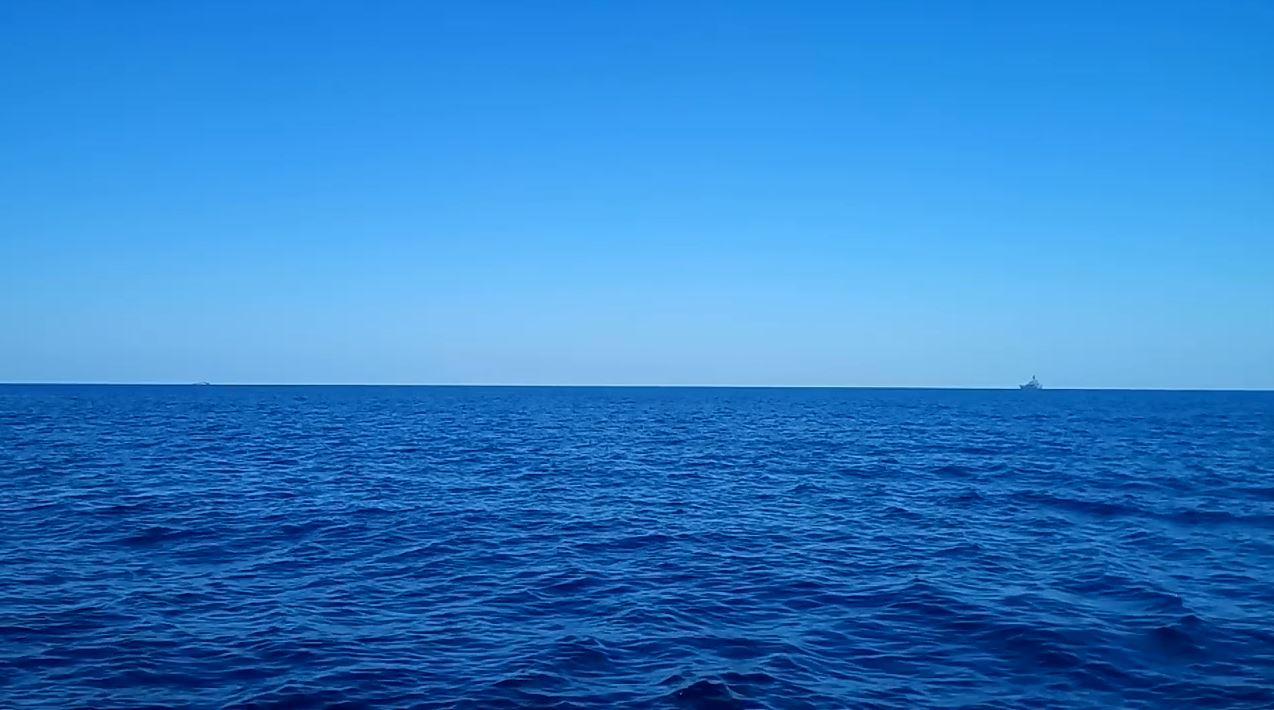
%> input picture 2-sem/Robot-control-algoritsms-based-on-technical-vision/pz1/cadr_12.jpg, 1274 x 710 px
$ octave --eval "horizon_hough('cadr_12.jpg');"   (GNU Octave 9; MATLAB toolbox functions it lacks are replaced by stand-ins)
%> lines starting %> are read from the running program, lines starting %| are printed output that depends on the picture; in (x1, y1, x2, y2) boxes, pixels count from 0 and x2, y2 are one past the last pixel; in counts of white or black regions, pixels touching at a corner belong together; the program's own positions count from 1
function horizon_hough(input_image_path)
%> called with input_image_path = 'cadr_12.jpg'
    %% Загрузка и подготовка изображения
    img = imread(input_image_path);
%> img is the input picture: size 710x1274x3 uint8; mean R, G, B 49.6, 127.5, 200.4
    gray_img = rgb2gray(img);
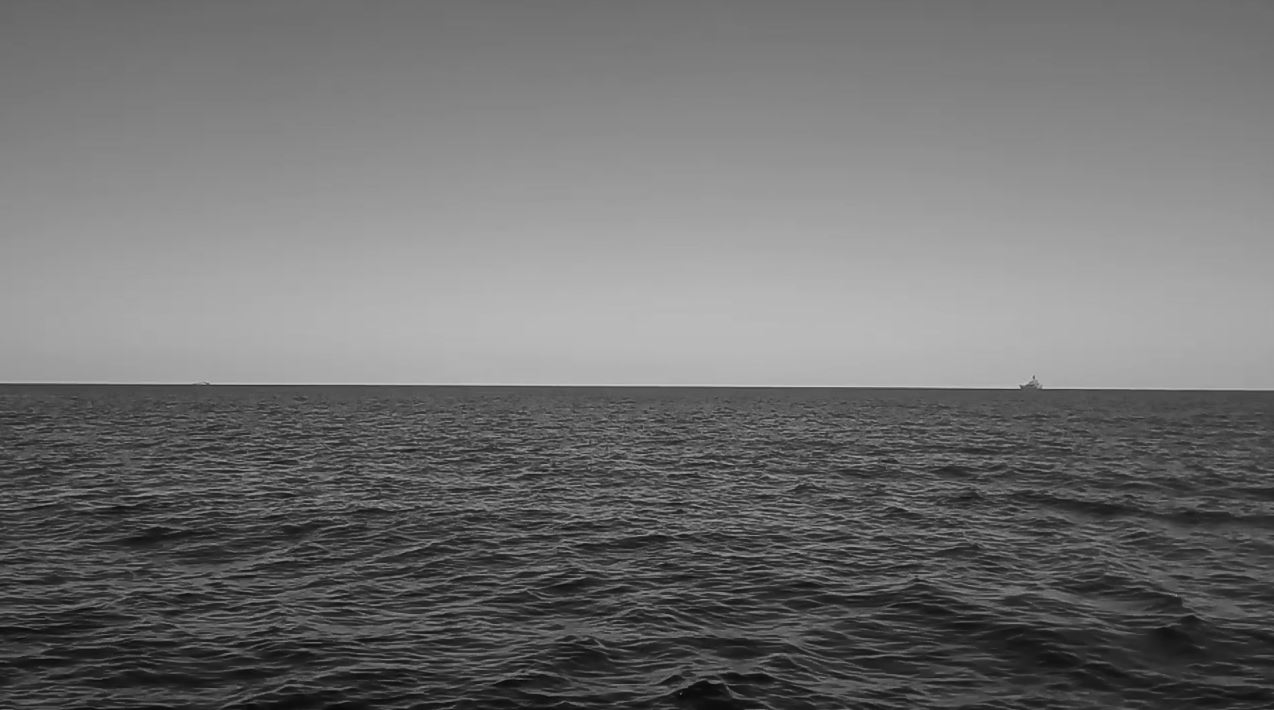
%> gray_img: size 710x1274 uint8; min 6, max 202, mean 112.5

    %% 1. Детектор границ Канни
    sigma = 7;  % сила размытия (можно регулировать)
    gray_img_blurred = imgaussfilt(gray_img, sigma);
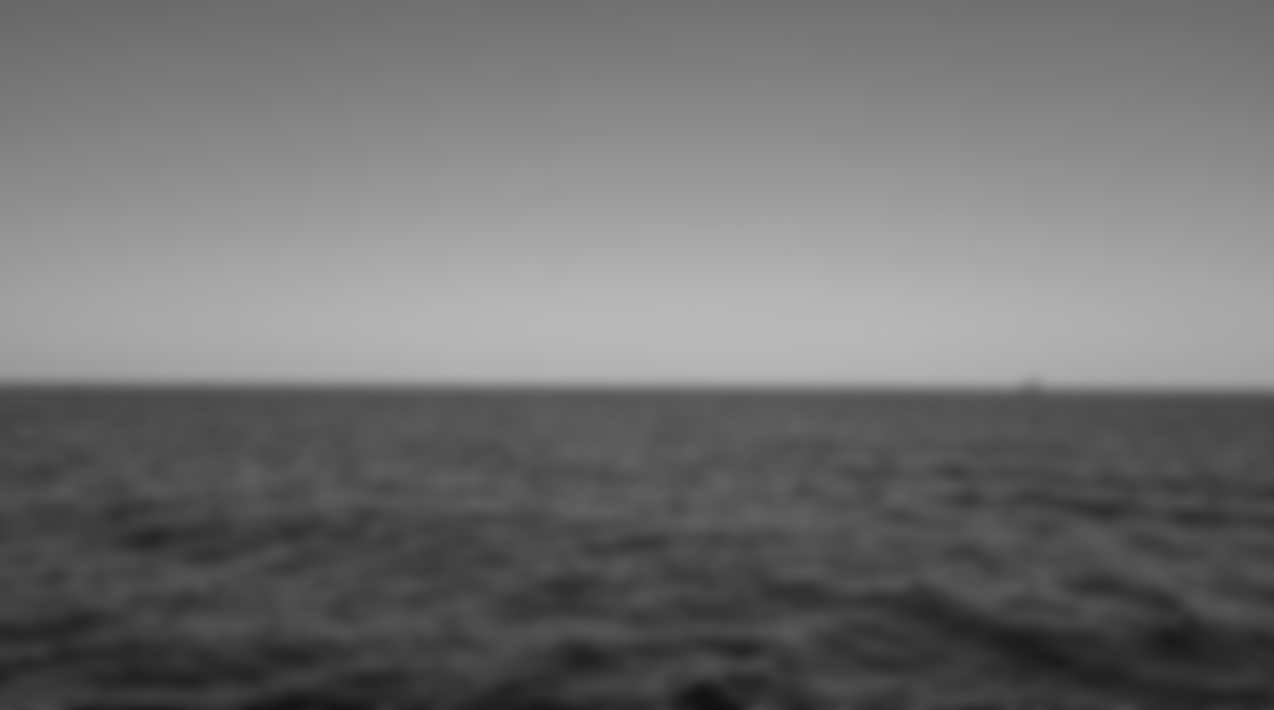
%> gray_img_blurred: size 710x1274 uint8; min 16, max 185, mean 112.5
    bw = edge(gray_img_blurred, 'canny');
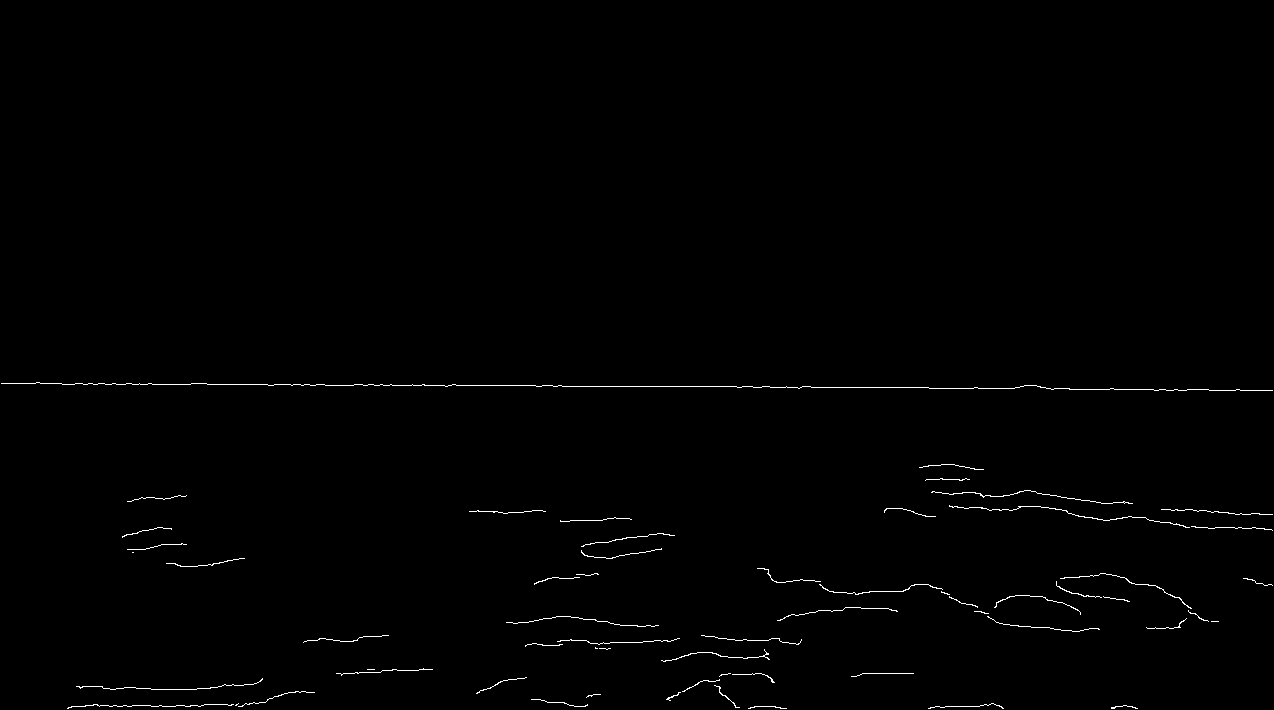
%> bw: size 710x1274 logical; 0.62% white in thin lines or dots, all inside (x1, y1, x2, y2) = (1, 382, 1273, 709)

    %% 2. Преобразование Хафа с ограничением углов
    % Допустимый диапазон: [-90, 89]
    % В методичке: [-90:-60] ∪ [60:90], но 90 заменяем на 89
    theta_range = [-90:1:-80, 80:1:89];

    [H, theta, rho] = hough(bw, 'Theta', theta_range);
%> theta = 21 values from -90 to 89; rho = 2917 values from -1458 to 1458

    %% 3. Поиск пиков
    peaks = houghpeaks(H, 10, 'Threshold', 0.3 * max(H(:)));
%> peaks = [1073 1; 753 1; 2162 17; 2122 20; 819 1; 928 9; 1034 5; 1135 10; 786 1; 2170 20]

    %% 4. Извлечение линий
    % FillGap: 2.5% от ширины изображения
    fill_gap_value = round(0.015 * size(img, 2));
%> fill_gap_value = 19
    % MinLength: 20% от высоты изображения (эмпирически)
    min_length_value = round(0.2 * size(img, 1));
%> min_length_value = 142

    lines = houghlines(bw, theta, rho, peaks, ...
                       'FillGap', fill_gap_value, ...
                       'MinLength', min_length_value);
%> lines = 1 line; point1 to point2 (x, y): (537, 387) to (811, 387)

    %% 5. Поиск самой длинной линии
    if isempty(lines)
        error('Горизонт не найден. Попробуйте изменить параметры Canny или углы.');
    end

    max_len = 0;
    best_line = lines(1);
%> best_line has the same summary as lines

    for k = 1:length(lines)
        len = norm(lines(k).point1 - lines(k).point2);
        if len > max_len
            max_len = len;
            best_line = lines(k);
        end
    end
%> this loop made 1 pass
%> (len, max_len, best_line) on pass 1: (274, 274, 1 line; point1 to point2 (x, y): (537, 387) to (811, 387))

%% 5. Поиск самой длинной линии
if isempty(lines)
    error('Горизонт не найден. Попробуйте изменить параметры Canny или углы.');
end

max_len = 0;
best_line = lines(1);
best_line_idx = 0;

for k = 1:length(lines)
    len = norm(lines(k).point1 - lines(k).point2);
    if len > max_len
        max_len = len;
        best_line = lines(k);
        best_line_idx = k;
    end
end
%> this loop made 1 pass
%> (len, max_len, best_line, best_line_idx) on pass 1: (274, 274, 1 line; point1 to point2 (x, y): (537, 387) to (811, 387), 1)

%% 6. Отображение результата
figure('Name', 'Обнаружение горизонта (Хаф)', 'NumberTitle', 'off');
imshow(img); hold on;

% Жёлтая линия горизонта
xy = [best_line.point1; best_line.point2];
%> xy = [537 387; 811 387]

% Растягиваем координаты x, чтобы неполная линия стала полной
xy(:,1) = [0,size(img, 2)]

plot(xy(:,1), xy(:,2), 'y-', 'LineWidth', 3);

title('Линия горизонта (преобразование Хафа)', 'FontSize', 12);

for i = 1:length(lines)
    xy1 = [lines(i).point1; lines(i).point2];
    plot(xy1(:,1), xy1(:,2), 'r-', 'LineWidth', 3);
end
%> this loop made 1 pass
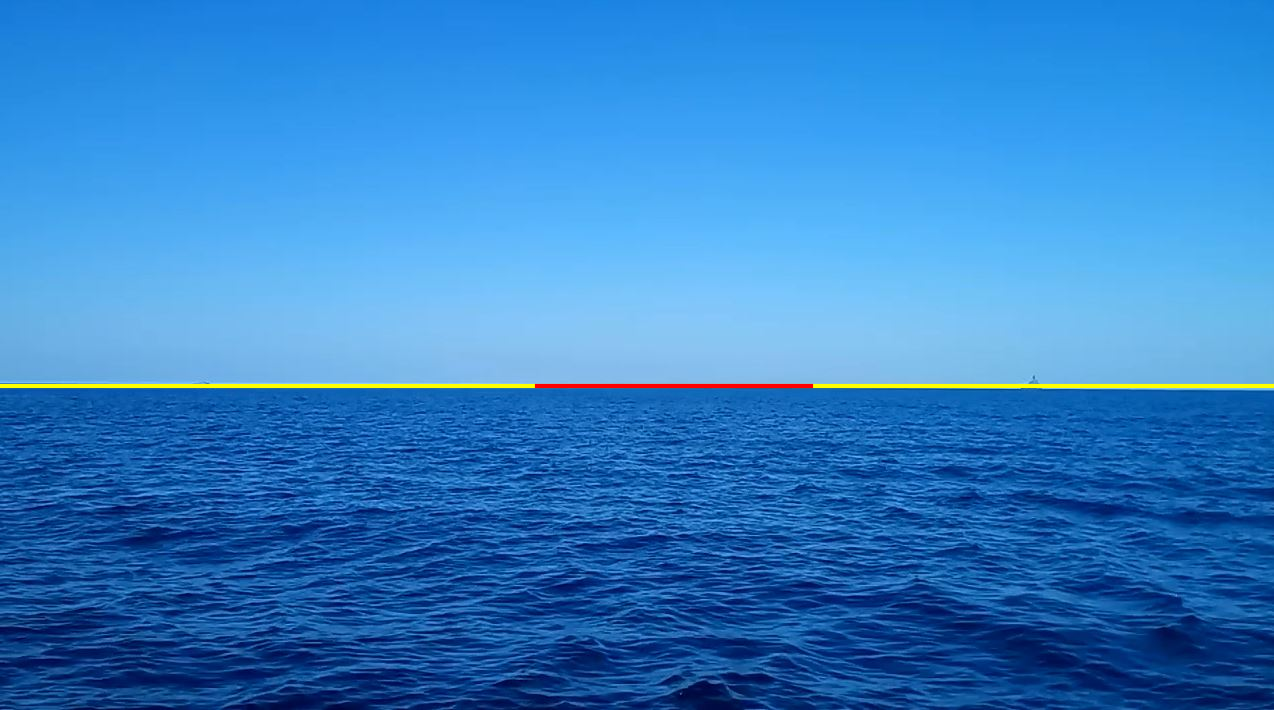
%> figure redrawn from the program's plot data; its title reads 'Линия горизонта (преобразование Хафа)'

    %% 7. Вывод параметров
    fprintf('\n========== РЕЗУЛЬТАТ (ХАФ) ==========\n');
    fprintf('Файл: %s\n', input_image_path);
    fprintf('Угол (theta): %.2f градусов\n', best_line.theta);
%| Угол (theta): -90.00 градусов
    fprintf('Расстояние (rho): %.2f пикселей\n', best_line.rho);
%| Расстояние (rho): -386.00 пикселей
    fprintf('Длина линии: %.2f пикселей\n', max_len);
%| Длина линии: 274.00 пикселей
    fprintf('Точки: (%d, %d) -> (%d, %d)\n', ...
            best_line.point1(1), best_line.point1(2), ...
            best_line.point2(1), best_line.point2(2));
%| Точки: (537, 387) -> (811, 387)
%> `horizon_hough('cadr_12.jpg');`:
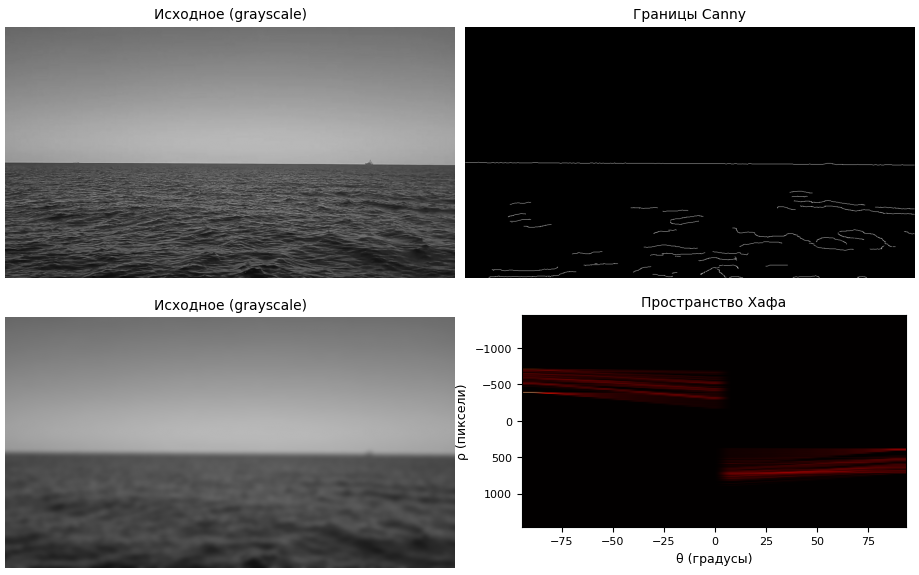
%> figure redrawn from the program's plot data, 4 panels
    fprintf('=====================================\n\n');

    %% 8. Дополнительно: покажем промежуточные этапы
    figure('Name', 'Этапы обработки', 'NumberTitle', 'off');

    subplot(2,2,1);
    imshow(gray_img);
    title('Исходное (grayscale)');

    subplot(2,2,2);
    imshow(bw);
    title('Границы Canny');

    subplot(2,2,3);
    imshow(gray_img_blurred);
    title('Исходное (grayscale)');

    subplot(2,2,4);
    imshow(H, [], 'XData', theta, 'YData', rho, 'InitialMagnification', 'fit');
    axis on, axis normal;
    xlabel('\theta (градусы)'), ylabel('\rho (пиксели)');
    title('Пространство Хафа');
    colormap(gca, hot);
end

% [552 lines left out: functions horizon_kmeans_intense, horizon_threshold, horizon_kmeans_rgb, not called in this run]

close all; clear; clc;

% [7 lines of commented-out code are left out]
    horizon_threshold('cadr_12.jpg');

% % % % % % % % % % % horizon_kmeans('cadr_7.jpg');
% % % % % % % % % % % % % % % % % %     horizon_kmeans('cadr_12.jpg')

$ run again, on 2-sem/Robot-control-algoritsms-based-on-technical-vision/pz1/cadr_7.jpg
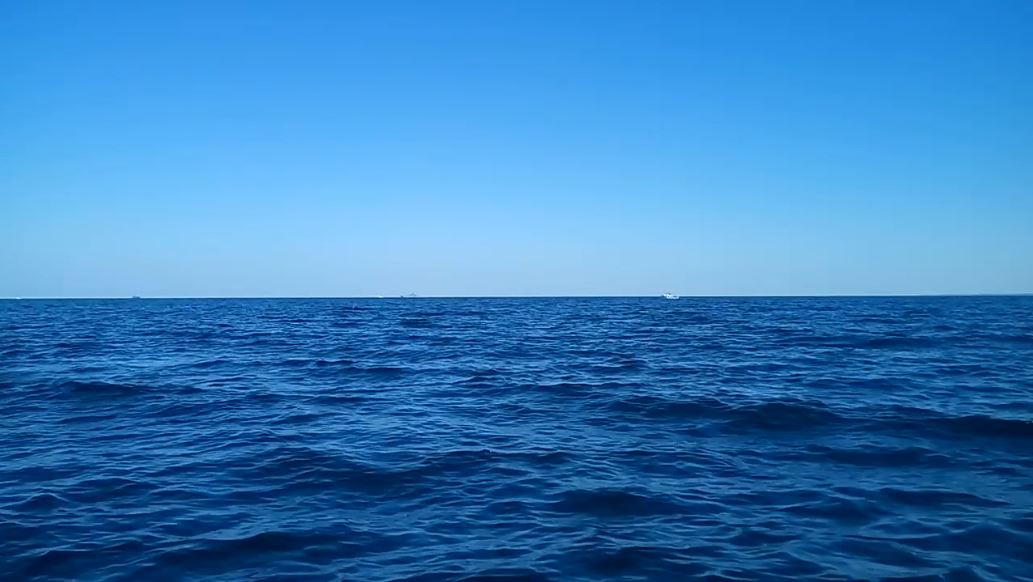
%> input picture 2-sem/Robot-control-algoritsms-based-on-technical-vision/pz1/cadr_7.jpg, 1033 x 582 px
%> in horizon_hough, img is the input picture: size 582x1033x3 uint8; mean R, G, B 56.2, 126.5, 187.9
%> in horizon_hough, `bw = edge(gray_img_blurred, 'canny');`:
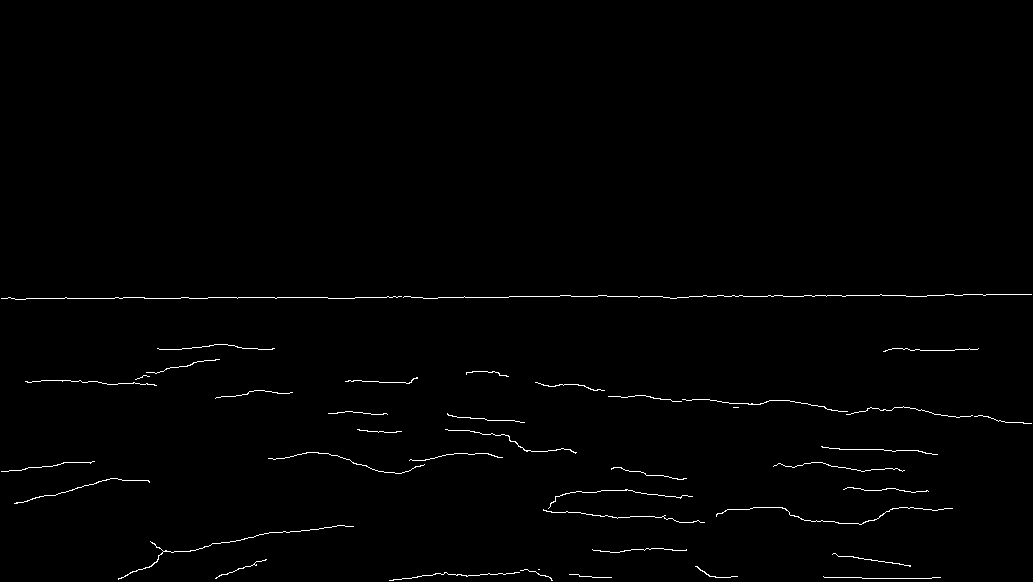
%> bw: size 582x1033 logical; 0.84% white in thin lines or dots, all inside (x1, y1, x2, y2) = (1, 294, 1032, 581)
%> theta = 21 values from -90 to 89; rho = 2371 values from -1185 to 1185
%> peaks = [889 1; 624 2]
%> lines = 1 line; point1 to point2 (x, y): (209, 298) to (328, 298)
%> in horizon_hough, `best_line = lines(1);`: best_line has the same summary as lines
%> the loop in horizon_hough, `for k = 1:length(lines)` made 1 pass
%> (len, max_len, best_line) on pass 1: (119, 119, 1 line; point1 to point2 (x, y): (209, 298) to (328, 298))
%> the loop in horizon_hough, `for k = 1:length(lines)` made 1 pass
%> (len, max_len, best_line, best_line_idx) on pass 1: (119, 119, 1 line; point1 to point2 (x, y): (209, 298) to (328, 298), 1)
%> xy = [209 298; 328 298]
%> the loop in horizon_hough, `for i = 1:length(lines)` made 1 pass
%| Угол (theta): -90.00 градусов
%| Расстояние (rho): -297.00 пикселей
%| Длина линии: 119.00 пикселей
%| Точки: (209, 298) -> (328, 298)
%> `horizon_hough('cadr_12.jpg');`:
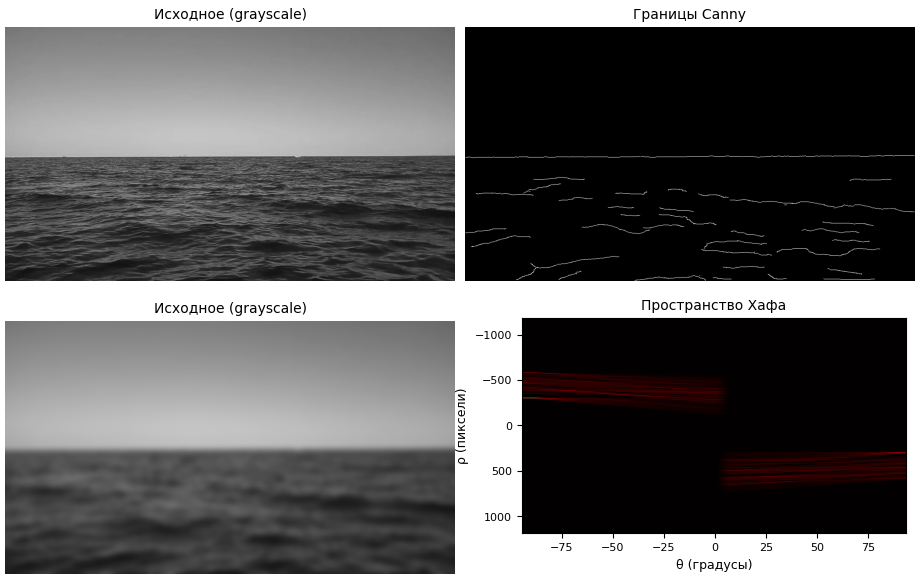
%> figure redrawn from the program's plot data, 4 panels
